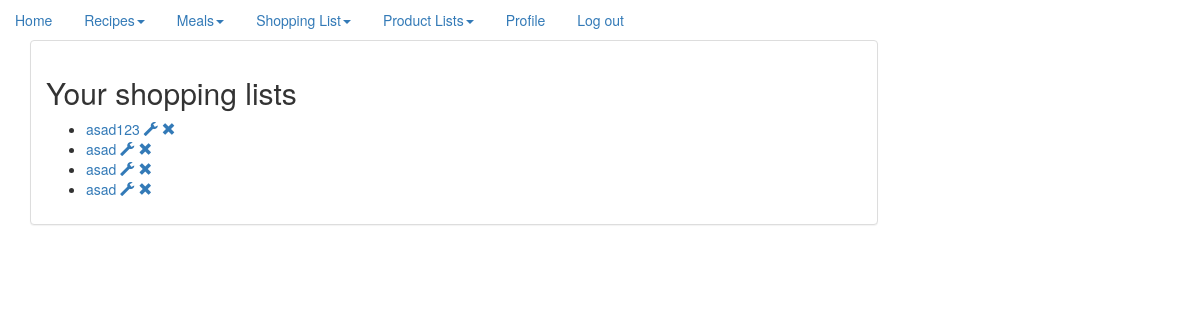
Page /shopping_lists/ (signed in) on the earlier database version.
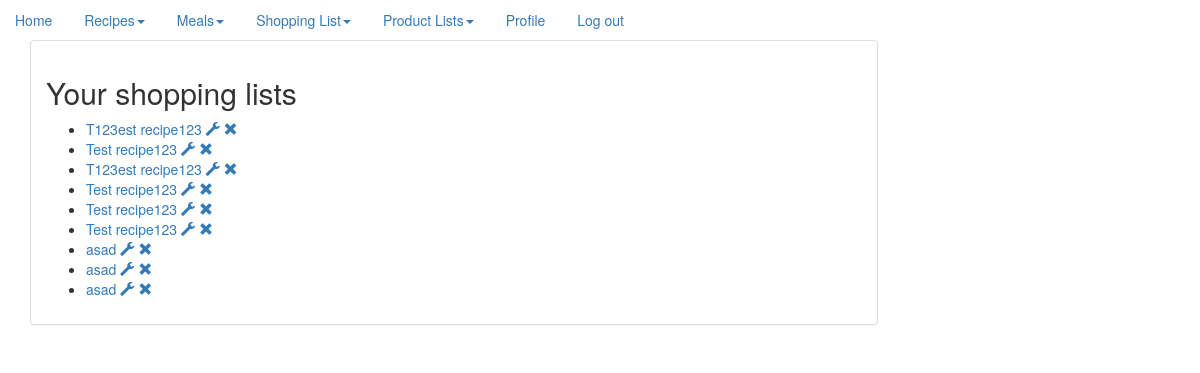
Same page on the later database version.
### recipe/models.py (models this page shows)
class ShoppingList(models.Model):
    name = models.CharField(max_length=200)
    user = models.ForeignKey(User, on_delete=models.CASCADE)
    items = models.ManyToManyField(Ingredient)
    card = models.CharField(max_length=1024, blank=True)
    class Meta:
        ordering = ["-id"]
    def __str__(self):
        return self.name

### website/views.py (the view)
# urls.py: url(r'^shopping_lists/', ShowShoppingLists.as_view()),
class ShowShoppingLists(LoginRequiredMixin, ListView):
    context_object_name = 'shopping_list'
    queryset = ShoppingList.objects.all()
    def get_context_data(self, **kwargs):
        queryset = ShoppingList.objects.filter(user=self.request.user)
        context = {
            'paginator': None,
            'page_obj': None,
            'is_paginated': False,
            'object_list': queryset,
        }
        context.update(kwargs)
        return context

### templates/recipe/shoppinglist_list.html
{% extends "base.html" %}
{% block content %}
    <h2>Your shopping lists</h2>
    <ul>
        {% for shopping_list in object_list %}
            <li><a href="/shopping_list/{{ shopping_list.id }}">{{ shopping_list }}</a>
                <a href="/edit_shopping_list/{{ shopping_list.id }}"><span class="glyphicon glyphicon glyphicon-wrench"
                                                                           aria-hidden="true"></span></a>
                <a href="/delete_shopping_list/{{ shopping_list.id }}"><span
                        class="glyphicon glyphicon glyphicon-remove"
                        aria-hidden="true"></span></a>
            </li>
        {% endfor %}
    </ul>
{% endblock %}

Differences in the rows shown:
removed ShoppingList: name "asad123"
added ShoppingList: name "T123est recipe123"
added ShoppingList: name "Test recipe123"
added ShoppingList: name "T123est recipe123"
added ShoppingList: name "Test recipe123"
added ShoppingList: name "Test recipe123"
added ShoppingList: name "Test recipe123"
